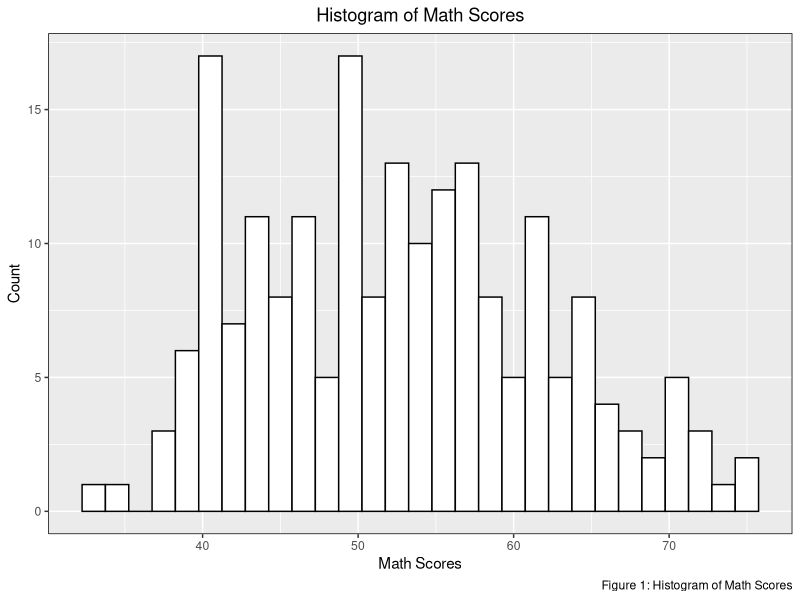
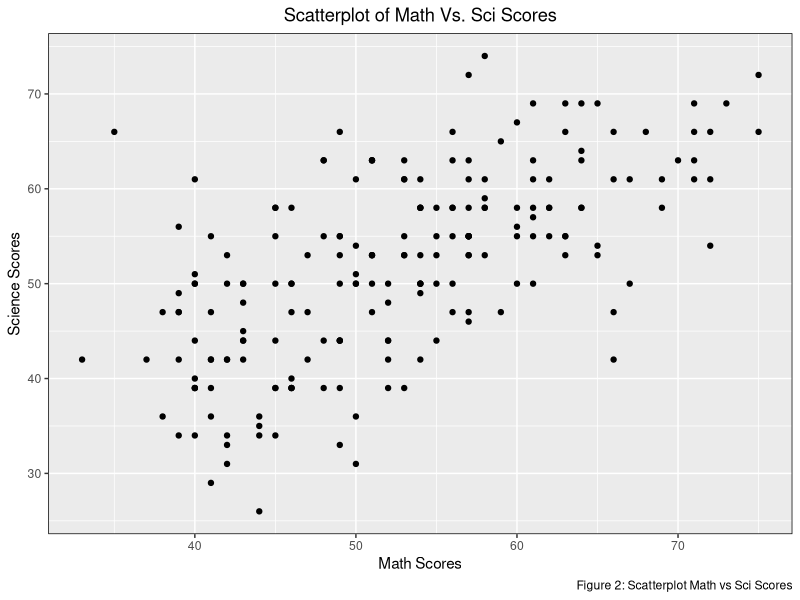
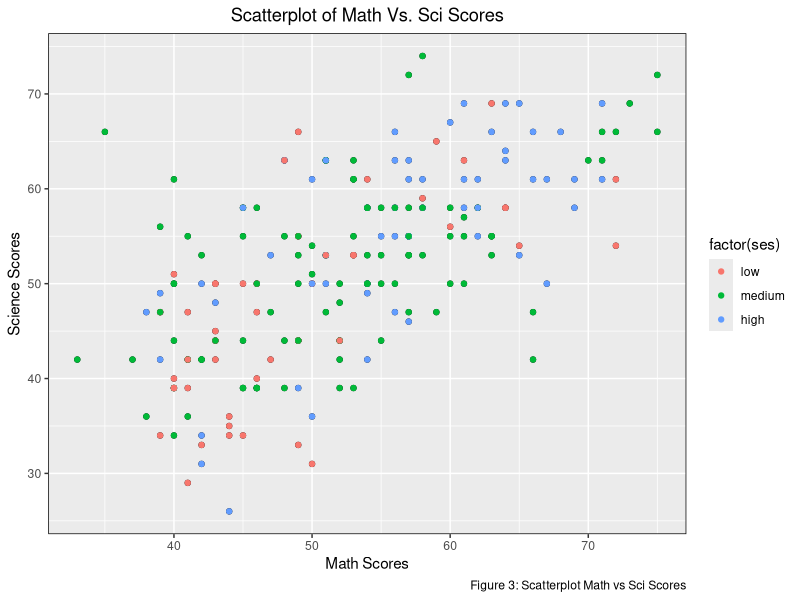
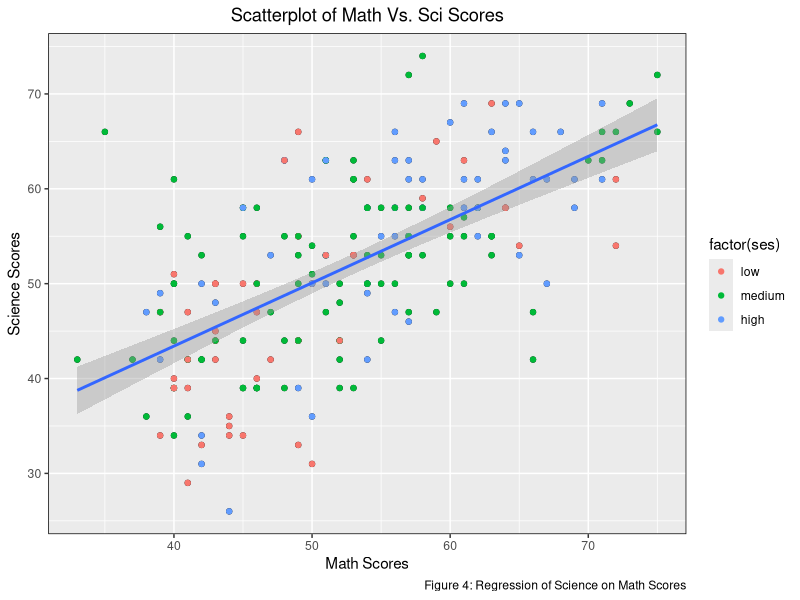
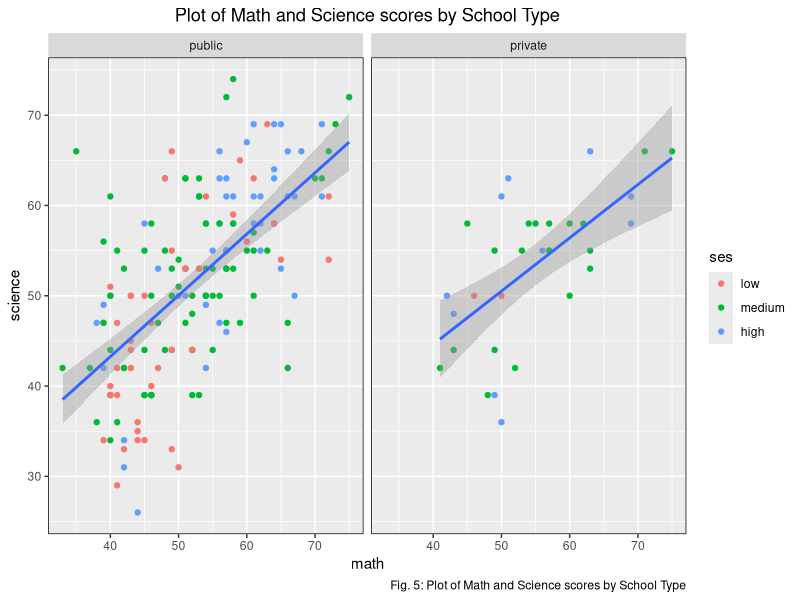
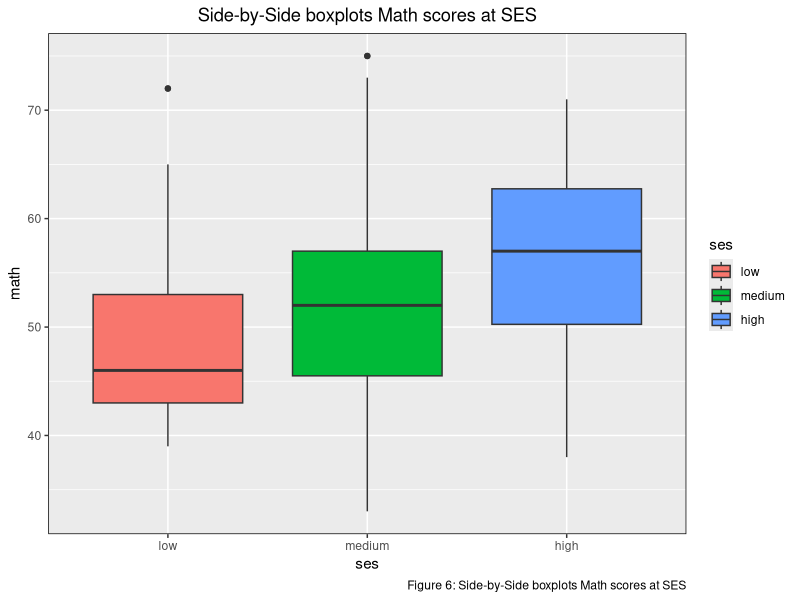
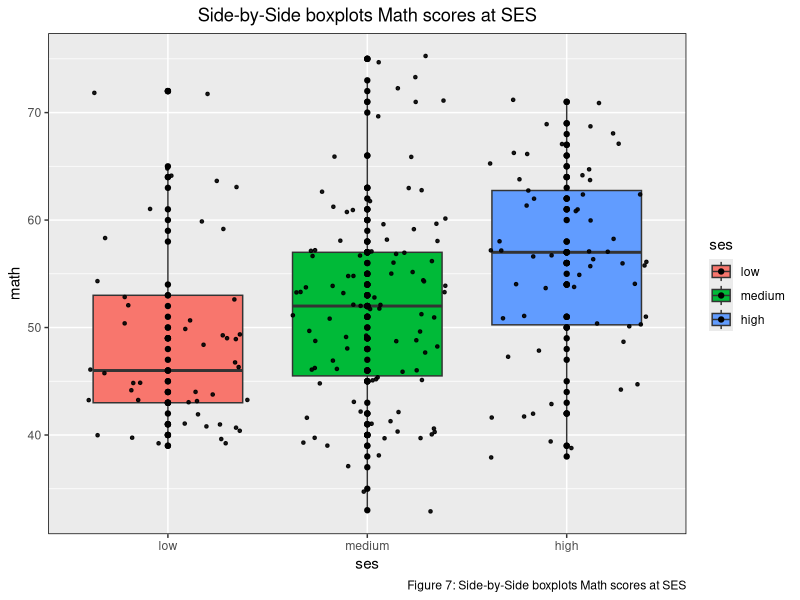
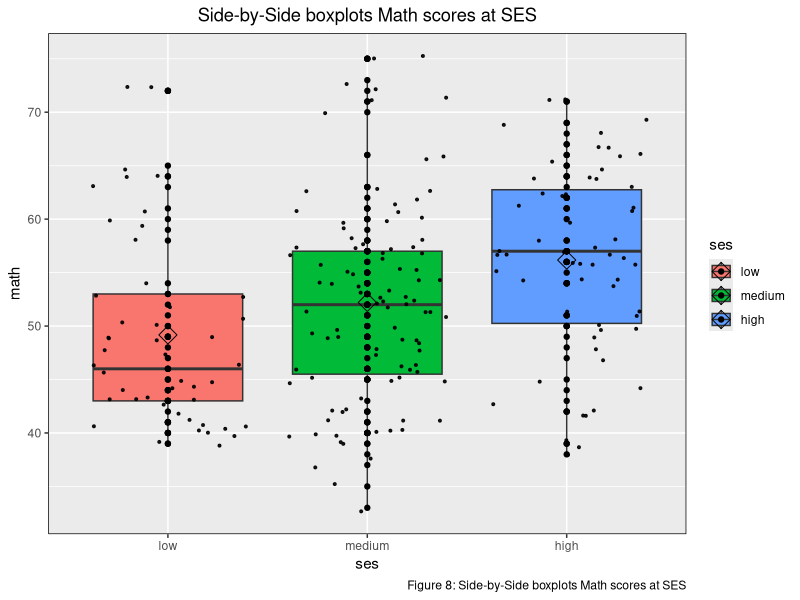

Write R code to recreate these figures, in order.
## ---- chunk 1
# these libraries are good when it comes to plots and data manipulation

library(tidyverse)
library(here)
library(Hmisc)
## ---- chunk 2
# upload hsb2 data----------------

hsb2_data<- read.csv(here("Data","hsb2.csv"))
## ---- chunk 3
ggplot(hsb2_data, aes(math)) +
       geom_histogram(bins=29,color="black", fill="white")+
       theme(panel.border = element_rect(fill="NA",color="black", 
                                    size=0.5,linetype="solid"))+
       labs(title = "Histogram of Math Scores",
       caption = "Figure 1: Histogram of Math Scores",
       x = "Math Scores", y = "Count")+
       theme(plot.title = element_text(hjust = 0.5))
## ---- chunk 4
ggplot(hsb2_data, aes(math,science))+
      geom_point()+ labs(title = "Scatterplot of Math Vs. Sci Scores",
      caption = "Figure 2: Scatterplot Math vs Sci Scores",
      x = "Math Scores", y = "Science Scores")+
      theme(plot.title = element_text(hjust = 0.5))+
      theme(panel.border = element_rect(fill="NA",color="black", 
                                    size=0.5,linetype="solid"))
## ---- chunk 5
hsb2_data$ses<- factor(hsb2_data$ses,
                      labels = c("low", "medium","high"))
ggplot(hsb2_data, aes(math,science))+
             geom_point()+ labs(title = "Scatterplot of Math Vs. Sci Scores",
             caption = "Figure 3: Scatterplot Math vs Sci Scores",
             x = "Math Scores", y = "Science Scores")+
             theme(plot.title = element_text(hjust = 0.5))+
             theme(panel.border = element_rect(fill="NA",color="black", 
                                    size=0.5,linetype="solid"))+
             geom_point(aes(colour = factor(ses)))
## ---- chunk 6
ggplot(hsb2_data, aes(math,science))+
       geom_point()+
       labs(title = "Scatterplot of Math Vs. Sci Scores",
       caption = "Figure 4: Regression of Science on Math Scores",
       x = "Math Scores", y = "Science Scores")+
       theme(plot.title = element_text(hjust = 0.5))+
       theme(panel.border = element_rect(fill="NA",color="black", 
                                    size=0.5,linetype="solid"))+
       geom_point(aes(colour = factor(ses)))+
       geom_smooth(mapping = aes(x = math, y = science), method=lm) 
## ---- chunk 7
#ggplot(data = hsb2_data, aes(x =math, y = science, color = ses)) + geom_point()+
#   facet_grid(. ~ schtyp)

hsb2_data$schtyp <- factor(hsb2_data$schtyp,
                      labels = c("public", "private"))

          ggplot(data = hsb2_data) +
          geom_point(mapping = aes(x = math, y = science,color = ses)) +
          facet_grid(.~ schtyp)+
          geom_smooth(mapping = aes(x = math, y = science), method=lm)+
          labs(title = "Plot of Math and Science scores by School Type",
          caption = "Fig. 5: Plot of Math and Science scores by School Type") +
          theme(plot.title = element_text(hjust = 0.5))+
          theme(panel.border = element_rect(fill="NA",color="black", 
                                    size=0.5,linetype="solid"))
#facet_wrap(~schtyp)
## ---- chunk 8
hsb2_data$ses<- factor(hsb2_data$ses,
                      labels = c("low", "medium","high"))
         ggplot(hsb2_data, aes(x=ses, y=math,fill=ses)) +
         labs(title = "Side-by-Side boxplots Math scores at SES",
         caption = "Figure 6: Side-by-Side boxplots Math scores at SES") +
         theme(plot.title = element_text(hjust = 0.5))+
         theme(panel.border = element_rect(fill="NA",color="black", 
                                    size=0.5,linetype="solid"))+
         geom_boxplot()
## ---- chunk 9
hsb2_data$ses<- factor(hsb2_data$ses,
                      labels = c("low", "medium","high"))
        ggplot(hsb2_data, aes(x=ses, y=math,fill=ses)) +
        labs(title = "Side-by-Side boxplots Math scores at SES",
        caption = "Figure 7: Side-by-Side boxplots Math scores at SES") +
        theme(plot.title = element_text(hjust = 0.5))+
        theme(panel.border = element_rect(fill="NA",color="black", 
                                    size=0.5,linetype="solid"))+
        geom_boxplot()+
        geom_point(position=position_dodge(width=0.75),aes(group=ses))+
        geom_jitter(color="black", size=0.9, alpha=0.9)
## ---- chunk 10
hsb2_data$ses<- factor(hsb2_data$ses,
                      labels = c("low", "medium","high"))
         ggplot(hsb2_data, aes(x=ses, y=math,fill=ses)) +
         labs(title = "Side-by-Side boxplots Math scores at SES",
         caption = "Figure 8: Side-by-Side boxplots Math scores at SES") +
         theme(plot.title = element_text(hjust = 0.5))+
         theme(panel.border = element_rect(fill="NA",color="black", 
                                    size=0.5,linetype="solid"))+
         geom_boxplot()+
         geom_jitter(color="black", size=0.7, alpha=0.9)+
         geom_point(position=position_dodge(width=0.75),aes(group=ses))+
         stat_summary(fun=mean, geom="point", shape=5, size=4)
## ---- chunk 11
ggplot(hsb2_data,aes(x = schtyp,fill = ses)) + 
         geom_bar(position = "fill")+
         labs(title = "Stacked bar plots SES by School Type",
         x = "School Type", y =  "Proportion",
         caption = "Figure 9: Stacked bar plots SES by School Type") +
         theme(plot.title = element_text(hjust = 0.5))+
         theme(panel.border = element_rect(fill="NA",color="black", 
                                    size=0.5,linetype="solid"))
## ---- chunk 12
# load data------------------
ment_health<- read.csv(here("Data","Mental Health Study Data.csv"))
# convert ses into factors - with three categories (low, medium and high)
ment_health$ses <- as.numeric(cut2(ment_health$SES, g=3))
ment_health$ses<- factor(ment_health$ses,
                      labels = c("low", "medium","high"))
ggplot(ment_health,aes(x = LifeEvts,y = MentImp,color = ses))+
             geom_point(alpha = .3, size = .9) +
             geom_smooth(method = "lm")+
             labs(title = "Relationship btw Life Events and SES",
             x = "Life Events", y =  "Mental Health Impairement",
             caption = "Figure 10: Plot of Life Events and SES") +
             theme(plot.title = element_text(hjust = 0.5))+
             theme(panel.border = element_rect(fill="NA",color="black", 
                                    size=0.5,linetype="solid"))

## ---- chunk 13
# load data-------------------
note_data<- read.csv(here("Data","Notes Data.csv"))
# convert to factors
note_data$lecture<- factor(note_data$lecture, labels = c("disorganized", "organized"))
note_data$notes<- factor(note_data$notes, labels = c("outline", "linear","matrix"))
# plots
ggplot(note_data, aes(x=notes, y=score, fill=lecture)) +
             geom_boxplot()+
             labs(title = "Plot of Note Taking vs. Recall",
             x = "Types of Notes", y =  "Score on Recall Test",
             caption = "Figure 11: Plot of Score on a Recall Test ") +
             theme(plot.title = element_text(hjust = 0.5))+
             theme(panel.border = element_rect(fill="NA",color="black", 
                                    size=0.5,linetype="solid"))
## ---- chunk 14
ggplot(data = mpg, aes(x = displ, y = hwy, color = drv)) + 
              geom_point()+
              facet_wrap(~cyl)+
             labs(title = "Plot of Hwy mileage vs Engine Displ. on other variables",
             x = "Engine Displacement", y =  "Highway Mileage",
             caption = "Figure 12: Displaying Multiple variables") +
             theme(plot.title = element_text(hjust = 0.5))+
             theme(panel.border = element_rect(fill="NA",color="black", 
                                    size=0.5,linetype="solid"))
